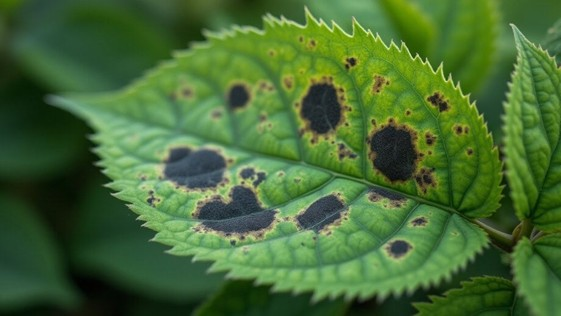
#> input picture Lab_4/assets/Picture3.jpg, 561 x 316 px
$ jupyter execute assignment_2.ipynb
#> lines starting #> are read from the running program, lines starting #| are printed output that depends on the picture; after the words box and inside, x2 and y2 are one past the last pixel; in counts of white or black regions, pixels touching at a corner belong together; long printed decimals are rounded
### Lab_4/assignment/glcm_lib.py
import numpy as np
import matplotlib.pyplot as plt

# [65 lines left out: functions manual_vertical_glcm_fn, manual_horizontal_glcm_fn, manual_diagonal_glcm_fn, plot_glcm, not called in this run]

def maxm_probability(glcm):
    glcm_n= glcm / glcm.sum()
    return np.max(glcm_n)

# [7 lines of commented-out code are left out]
def energy(glcm):
    glcm_n= glcm / glcm.sum()
    return np.sum(glcm_n ** 2)

def entropy(glcm):
    h, w = glcm.shape
    glcm_n= glcm / glcm.sum()
    total = 0.0
    for y in range(h):
        for x in range(w):
            if glcm_n[y, x] > 0:
                total += glcm_n[y, x] * np.log2(glcm_n[y, x])
    return -total

def contrast(glcm):
    h,w=glcm.shape
    glcm_n= glcm / glcm.sum()
    total=0.0
    for y in range(h):
        for x in range(w):
            total+=((y-x)**2)*glcm_n[y,x]
    return total

def homogenity(glcm):
    h,w=glcm.shape
    glcm_n= glcm / glcm.sum()
    total=0.0
    for y in range(h):
        for x in range(w):
            total+=(glcm_n[y,x])/(1+abs(y-x))
    return total

### Lab_4/assignment/assignment_2.ipynb
[cell 1]
import cv2
import numpy as np
import matplotlib.pyplot as plt
from glcm_lib import manual_vertical_glcm_fn, manual_horizontal_glcm_fn, manual_diagonal_glcm_fn, plot_glcm, maxm_probability, energy, entropy, contrast, homogenity

[cell 2]
img=cv2.imread("../assets/Picture3.jpg",0)
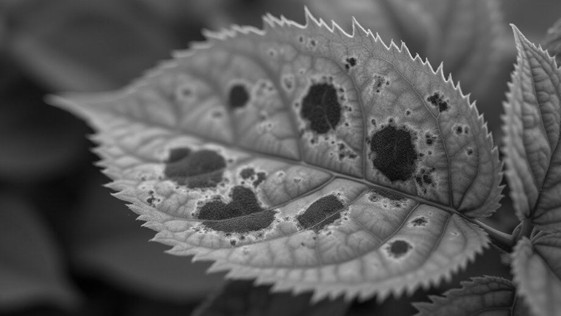
#> img: shape (316, 561); min 1, max 228, mean 89.3

plt.figure(figsize=(16, 12))
plt.subplot(1, 3, 1)
plt.imshow(img, cmap='gray')
plt.title('Picture 1')
plt.xlabel('X axis')
plt.ylabel('Y axis')

[cell 3]
print(img)
#> (printed output is left out)

[cell 4]
def glcm_patch(image, center_y, center_x, patch_size=5):
#> called with center_y = 2, center_x = 2, patch_size = 5
    half = patch_size // 2
    y1 = max(center_y - half, 0)
    y2 = min(center_y + half + 1, image.shape[0])
#> y2 = 5
    x1 = max(center_x - half, 0)
    x2 = min(center_x + half + 1, image.shape[1])
#> x2 = 5
    return image[y1:y2, x1:x2]

[cell 5]
img_patch = glcm_patch(img, 2, 2, patch_size=5)
#> img_patch = [[74, 75, 75, 76, 76], [73, 73, 74, 75, 75], [71, 71, 71, 72, 73], [68, 68, 69, 70, 70], [68, 68, 68, 69, 70]]

minp,maxp=img_patch.min(),img_patch.max()
#> minp = 68; maxp = 76
lvls=int(maxp-minp+1)
#> lvls = 9
qpatch=(img_patch - minp).astype(np.uint8)
#> qpatch = [[6, 7, 7, 8, 8], [5, 5, 6, 7, 7], [3, 3, 3, 4, 5], [0, 0, 1, 2, 2], [0, 0, 0, 1, 2]]

print(img_patch)
#| [[74 75 75 76 76]
#|  [73 73 74 75 75]
#|  [71 71 71 72 73]
#|  [68 68 69 70 70]
#|  [68 68 68 69 70]]
print(lvls)
#| 9
print(qpatch)
#| [[6 7 7 8 8]
#|  [5 5 6 7 7]
#|  [3 3 3 4 5]
#|  [0 0 1 2 2]
#|  [0 0 0 1 2]]

[cell 6]
def manual_vertical_glcm_fn(image, levels=256):
#> called with image = array of shape (5, 5), levels = 9
    glcm = np.zeros((levels, levels), dtype=int)
    h, w = image.shape
#> h = 5; w = 5
    for y in range(h - 1):
        for x in range(w):
            i = image[y, x]
            j = image[y + 1, x]
            glcm[i, j] += 1
    # glcm = glcm / glcm.sum()
    return glcm

[cell 7]
def manual_horizontal_glcm_fn(image, levels=256):
#> called with image = array of shape (5, 5), levels = 9
    glcm = np.zeros((levels, levels), dtype=int)
    h, w = image.shape
#> h = 5; w = 5
    for y in range(h):
        for x in range(w - 1):
            i = image[y, x]
            j = image[y, x + 1]
            glcm[i, j] += 1
    # glcm = glcm / glcm.sum()
    return glcm

[cell 8]
def manual_diagonal_glcm_fn(image, levels=256):
#> called with image = array of shape (5, 5), levels = 9
    glcm = np.zeros((levels, levels), dtype=int)
    h, w = image.shape
#> h = 5; w = 5
    for y in range(h - 1):
        for x in range(w - 1):
            i = image[y, x]
            j = image[y + 1, x + 1]
            glcm[i, j] += 1
    # glcm = glcm / glcm.sum()
    return glcm

[cell 9]
patch_glcm_v = manual_vertical_glcm_fn(qpatch, levels=lvls)
patch_glcm_h = manual_horizontal_glcm_fn(qpatch, levels=lvls)
patch_glcm_d = manual_diagonal_glcm_fn(qpatch, levels=lvls)

[cell 10]
print(patch_glcm_v)
#| [[2 0 0 0 0 0 0 0 0]
#|  [1 0 0 0 0 0 0 0 0]
#|  [0 1 1 0 0 0 0 0 0]
#|  [2 1 0 0 0 0 0 0 0]
#|  [0 0 1 0 0 0 0 0 0]
#|  [0 0 1 2 0 0 0 0 0]
#|  [0 0 0 1 0 1 0 0 0]
#|  [0 0 0 0 1 2 1 0 0]
#|  [0 0 0 0 0 0 0 2 0]]

[cell 11]
print(patch_glcm_h)
#| [[3 2 0 0 0 0 0 0 0]
#|  [0 0 2 0 0 0 0 0 0]
#|  [0 0 1 0 0 0 0 0 0]
#|  [0 0 0 2 1 0 0 0 0]
#|  [0 0 0 0 0 1 0 0 0]
#|  [0 0 0 0 0 1 1 0 0]
#|  [0 0 0 0 0 0 0 2 0]
#|  [0 0 0 0 0 0 0 2 1]
#|  [0 0 0 0 0 0 0 0 1]]

[cell 12]
print(patch_glcm_d)
#| [[2 0 0 0 0 0 0 0 0]
#|  [0 1 0 0 0 0 0 0 0]
#|  [0 0 1 0 0 0 0 0 0]
#|  [1 1 1 0 0 0 0 0 0]
#|  [0 0 1 0 0 0 0 0 0]
#|  [0 0 0 2 0 0 0 0 0]
#|  [0 0 0 0 1 1 0 0 0]
#|  [0 0 0 0 0 1 1 1 0]
#|  [0 0 0 0 0 0 0 1 0]]

[cell 13]
def plot_glcm(img, glcm1, glcm2, glcm3,title0, title1, title2, title3):
#> called with img = array of shape (5, 5), glcm1 = array of shape (9, 9), glcm2 = array of shape (9, 9), glcm3 = array of shape (9, 9), title0 = 'Picture 1', title1 = 'Picture 1 Horizontal GLCM', title2 = 'Picture 1 Vertical GLCM', title3 = 'Picture 1 Diagonal GLCM'
    plt.figure(figsize=(20, 16))

    ax0=plt.subplot(1, 4, 1)
    im0 = ax0.imshow(img, cmap='gray')
    ax0.set_title(title0)
    ax0.set_xlabel('X axis')
    ax0.set_ylabel('Y axis')

    ax1 = plt.subplot(1, 4, 2)
    im1 = ax1.imshow(glcm1, cmap='hot', interpolation='nearest')
    ax1.set_title(title1)
    ax1.set_xlabel('Gray Level j')
    ax1.set_ylabel('Gray Level i')
    plt.colorbar(im1, ax=ax1, fraction=0.046, pad=0.04, label='Probability')

    ax2 = plt.subplot(1, 4, 3)
    im2 = ax2.imshow(glcm2, cmap='hot', interpolation='nearest')
    ax2.set_title(title2)
    ax2.set_xlabel('Gray Level j')
    ax2.set_ylabel('Gray Level i')
    plt.colorbar(im2, ax=ax2, fraction=0.046, pad=0.04, label='Probability')

    ax3 = plt.subplot(1, 4, 4)
    im3 = ax3.imshow(glcm3, cmap='hot', interpolation='nearest')
    ax3.set_title(title3)
    ax3.set_xlabel('Gray Level j')
    ax3.set_ylabel('Gray Level i')
    plt.colorbar(im3, ax=ax3, fraction=0.046, pad=0.04, label='Probability')

    plt.tight_layout()
    plt.show()
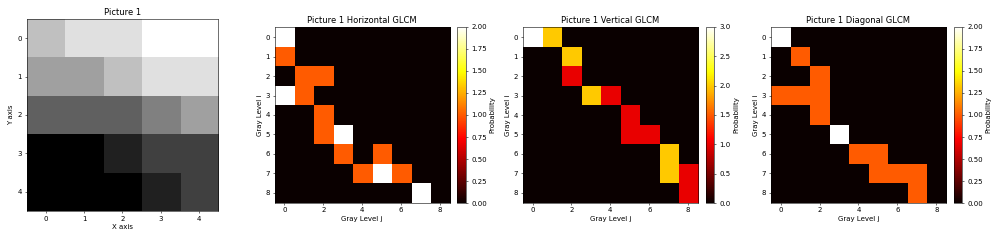
#> figure drawn by matplotlib, 7 panels

[cell 14]
plot_glcm(img_patch, patch_glcm_v, patch_glcm_h, patch_glcm_d,'Picture 1', 'Picture 1 Horizontal GLCM', 'Picture 1 Vertical GLCM', 'Picture 1 Diagonal GLCM')

[cell 15]
h_maxm_prob = maxm_probability(patch_glcm_h)
#> h_maxm_prob = 0.15
h_energy = energy(patch_glcm_h)
#> h_energy = 0.09
h_entropy = entropy(patch_glcm_h)
#> after the loop in entropy, `for y in range(h):`: total = -3.58
#> h_entropy = 3.58
h_contrast = contrast(patch_glcm_h)
#> after the loop in contrast, `for y in range(h):`: total = 0.5
#> h_contrast = 0.5
h_homo = homogenity(patch_glcm_h)
#> after the loop in homogenity, `for y in range(h):`: total = 0.75
#> h_homo = 0.75

print("H Horizontal Maxm prob", h_maxm_prob)
#| H Horizontal Maxm prob 0.15
print("H Horizontal Energy", h_energy)
#| H Horizontal Energy 0.09
print("H Horizontal Entropy", h_entropy)
#| H Horizontal Entropy 3.584
print("H Horizontal Contrast", h_contrast)
#| H Horizontal Contrast 0.5
print("H Horizontal Homogeneity", h_homo)
#| H Horizontal Homogeneity 0.75

[cell 16]
v_maxm_prob = maxm_probability(patch_glcm_v)
#> v_maxm_prob = 0.1
v_energy = energy(patch_glcm_v)
#> v_energy = 0.075
v_entropy = entropy(patch_glcm_v)
#> v_entropy = 3.82
v_contrast = contrast(patch_glcm_v)
#> v_contrast = 3.75
v_homo = homogenity(patch_glcm_v)
#> v_homo = 0.463

print("V Vertical Maxm prob", v_maxm_prob)
#| V Vertical Maxm prob 0.1
print("V Vertical Energy", v_energy)
#| V Vertical Energy 0.075
print("V Vertical Entropy", v_entropy)
#| V Vertical Entropy 3.822
print("V Vertical Contrast", v_contrast)
#| V Vertical Contrast 3.75
print("V Vertical Homogeneity", v_homo)
#| V Vertical Homogeneity 0.4625

[cell 17]
d_maxm_prob = maxm_probability(patch_glcm_d)
#> d_maxm_prob = 0.125
d_energy = energy(patch_glcm_d)
#> d_energy = 0.0781
d_entropy = entropy(patch_glcm_d)
#> d_entropy = 3.75
d_contrast = contrast(patch_glcm_d)
#> d_contrast = 2.31
d_homo = homogenity(patch_glcm_d)
#> d_homo = 0.578

print("D Diagonal Maxm prob", d_maxm_prob)
#| D Diagonal Maxm prob 0.125
print("D Diagonal Energy", d_energy)
#| D Diagonal Energy 0.07812
print("D Diagonal Entropy", d_entropy)
#| D Diagonal Entropy 3.75
print("D Diagonal Contrast", d_contrast)
#| D Diagonal Contrast 2.3125
print("D Diagonal Homogeneity", d_homo)
#| D Diagonal Homogeneity 0.5781

$ run again, with Lab_4/assets/Picture2.jpg copied over Lab_4/assets/Picture3.jpg
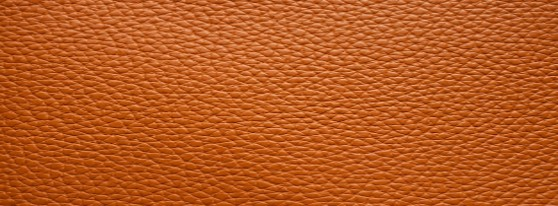
#> input picture Lab_4/assets/Picture2.jpg, 558 x 206 px
#> `img=cv2.imread("../assets/Picture3.jpg",0)`:
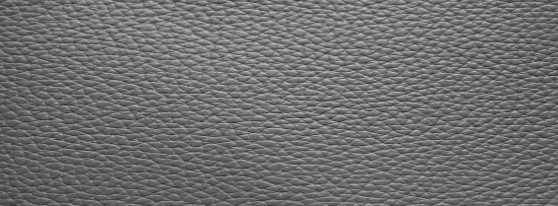
#> img: shape (206, 558); min 39, max 197, mean 110.9
#> (printed output is left out)
#> img_patch = [[89, 84, 84, 80, 69], [83, 75, 73, 83, 97], [58, 75, 93, 102, 102], [91, 97, 101, 108, 113], [82, 77, 72, 80, 90]]
#> minp = 58; maxp = 113
#> lvls = 56
#> qpatch = [[31, 26, 26, 22, 11], [25, 17, 15, 25, 39], [0, 17, 35, 44, 44], [33, 39, 43, 50, 55], [24, 19, 14, 22, 32]]
#| [[ 89  84  84  80  69]
#|  [ 83  75  73  83  97]
#|  [ 58  75  93 102 102]
#|  [ 91  97 101 108 113]
#|  [ 82  77  72  80  90]]
#| 56
#| [[31 26 26 22 11]
#|  [25 17 15 25 39]
#|  [ 0 17 35 44 44]
#|  [33 39 43 50 55]
#|  [24 19 14 22 32]]
#> after the loop in manual_diagonal_glcm_fn, `for y in range(h - 1):`:
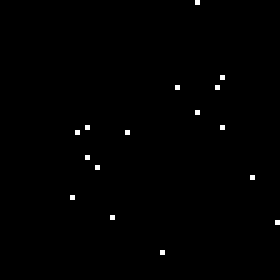
#> glcm: shape (56, 56) int64 (shown 5 times larger); values 0 (black) and 1 (white), 0.51% white in thin lines or dots, all inside (x1, y1, x2, y2) = (14, 0, 56, 51)
#> (printed output is left out)
#> (printed output is left out)
#> (printed output is left out)
#> glcm_n: shape (56, 56) float64; values 0 (black) and 0.05 (white), 0.64% white in thin lines or dots, all inside (x1, y1, x2, y2) = (11, 0, 56, 51)
#> h_maxm_prob = 0.05
#> after the loop in entropy, `for y in range(h):`: total = -4.32
#> h_entropy = 4.32
#> after the loop in contrast, `for y in range(h):`: total = 78
#> after the loop in homogenity, `for y in range(h):`: total = 0.222
#| H Horizontal Maxm prob 0.05
#| H Horizontal Energy 0.05
#| H Horizontal Entropy 4.322
#| H Horizontal Contrast 78.000
#| H Horizontal Homogeneity 0.2215
#> glcm_n: shape (56, 56) float64; values 0 (black) and 0.05 (white), 0.64% white in thin lines or dots
#> v_maxm_prob = 0.05
#> v_entropy = 4.32
#> v_contrast = 343.6
#> v_homo = 0.129
#| V Vertical Maxm prob 0.05
#| V Vertical Energy 0.05
#| V Vertical Entropy 4.322
#| V Vertical Contrast 343.550
#| V Vertical Homogeneity 0.129
#> d_maxm_prob = 0.0625
#> d_entropy = 4
#> d_contrast = 395.4
#> d_homo = 0.0852
#| D Diagonal Maxm prob 0.0625
#| D Diagonal Energy 0.0625
#| D Diagonal Entropy 4.0
#| D Diagonal Contrast 395.375
#| D Diagonal Homogeneity 0.08523
